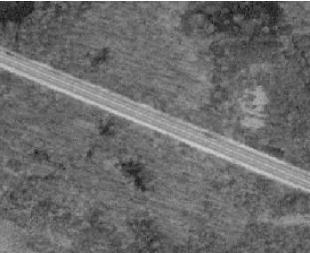
#> input picture Code and data/input data/33.png, 310 x 253 px, found by its file name
$ jupyter execute '22123013_Rishabh yadav_code.ipynb'
#> lines starting #> are read from the running program, lines starting #| are printed output that depends on the picture; after the words box and inside, x2 and y2 are one past the last pixel; in counts of white or black regions, pixels touching at a corner belong together
AUTOMATED ROAD EXTRATION FROM MULTISPECTRAL HIGH RESOLUTION SATELLITE IMAGE

[cell 1]
#Libraries required for this code
import cv2
from google.colab.patches import cv2_imshow
import numpy as np

[cell 2]
# Load the satellite image
satellite_image = cv2.imread('33.png')
#> satellite_image is the input picture: shape (253, 310, 3); min 16, max 255, mean 107.4

# Convert the image to grayscale
gray = cv2.cvtColor(satellite_image, cv2.COLOR_BGR2GRAY)

# Display the grayscale image
cv2_imshow(gray)

[cell 3]
# Apply Gaussian blur to the grayscale image
gray_blur = cv2.GaussianBlur(gray, (7, 7), 0)

# Display the blurred image
cv2_imshow(gray_blur)

# Perform edge detection using Canny
edges = cv2.Canny(gray_blur, 50 , 150)
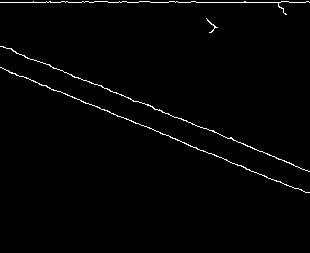
#> edges: shape (253, 310); 1.4% white in thin lines or dots, all inside (x1, y1, x2, y2) = (0, 1, 310, 193)

# Display the edge map
cv2_imshow(edges)

# Threshold the edge map to create a binary image
_, thresh = cv2.threshold(edges, 50, 150, cv2.THRESH_BINARY)

# Display the thresholded binary image
cv2_imshow(thresh)

# Perform morphological closing to fill gaps in the binary image
kernel = cv2.getStructuringElement(cv2.MORPH_ELLIPSE, (7, 7))
closed = cv2.morphologyEx(thresh, cv2.MORPH_CLOSE, kernel)
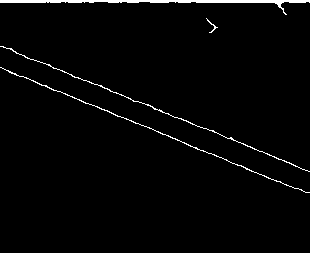
#> closed: shape (253, 310); values 0 (black) and 150 (white), 2.2% white; 4 white regions, box (x1, y1, x2, y2) and area: (0, 0, 310, 15) 897, (0, 46, 310, 172) 387, (0, 67, 310, 193) 387, (206, 18, 218, 33) 32

# Display the morphologically closed image
cv2_imshow(closed)

# Perform thinning on the binary image
thinned = cv2.ximgproc.thinning(closed)
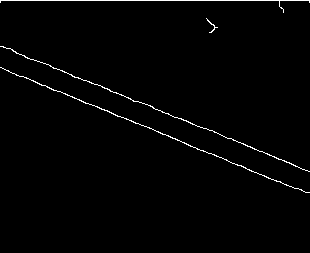
#> thinned: shape (253, 310); 1.4% white in thin lines or dots, all inside (x1, y1, x2, y2) = (0, 0, 310, 193)

# Display the thinned image
cv2_imshow(thinned)

[cell 4]
# Find contours and their hierarchy in the thinned image
contours, hierarchy = cv2.findContours(thinned, cv2.RETR_TREE, cv2.CHAIN_APPROX_SIMPLE)
#> contours = 4 contours, 2 with area under 20; largest, box (x1, y1, x2, y2) and area: (0, 67, 310, 193) 65, (0, 46, 310, 172) 58

# Filter out small contours
filtered_contours = []
for i in range(len(contours)):
    contour = contours[i]
    contour_area = cv2.contourArea(contour)
    # Adjust this threshold as needed
    if contour_area > 1:
        # Check if the contour has a parent contour
        if hierarchy[0][i][3] == -1:
            filtered_contours.append(contour)
#> this loop made 4 passes
#> contour_area on passes 1 to 2: 65, 58
#> after the loop, filtered_contours has the same summary as contours

# Draw the filtered contours on the original image
contour_image = satellite_image.copy()
cv2.drawContours(contour_image, filtered_contours, -1, (0, 0, 0), 3)
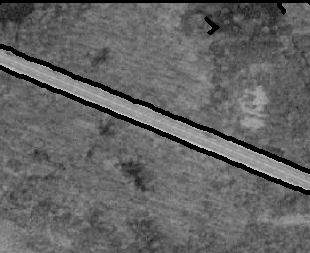
#> contour_image: shape (253, 310, 3); 5.52% of pixels changed, all inside (x1, y1, x2, y2) = (0, 0, 310, 195)

# Display the image with road contours
cv2_imshow(contour_image)

$ run again, with Code and data/input data/29.png copied over Code and data/input data/33.png
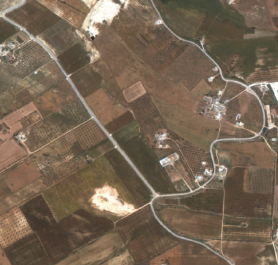
#> input picture Code and data/input data/29.png, 278 x 265 px, found by its file name
#> satellite_image is the input picture: shape (265, 278, 3); mean B, G, R 82.7, 101.3, 118.7
#> `edges = cv2.Canny(gray_blur, 50 , 150)`:
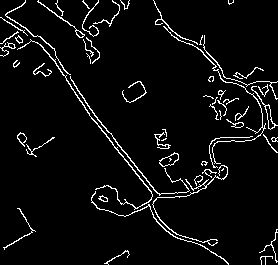
#> edges: shape (265, 278); 5% white in thin lines or dots
#> thresh: shape (265, 278); values 0 (black) and 150 (white), 5% white in thin lines or dots
#> closed: shape (265, 278); values 0 (black) and 150 (white), 10.8% white; 11 white regions, largest, box (x1, y1, x2, y2) and area: (0, 0, 278, 265) 6132, (37, 0, 130, 64) 826, (259, 229, 278, 265) 197
#> thinned: shape (265, 278); 2.8% white in thin lines or dots
#> contours = 18 contours, 7 with area under 20; largest, box (x1, y1, x2, y2) and area: (0, 0, 278, 265) 1335, (92, 185, 136, 217) 710, (17, 31, 33, 45) 138, (37, 0, 130, 61) 133, (261, 229, 278, 265) 126
#> the loop `for i in range(len(contours)):` made 18 passes
#> contour_area on passes 2, 3, 4, 11, 12, 13, 14, 15: 126.5, 113.5, 23, 133, 80.5, 1335, 710.5, 68.5
#> after the loop `for i in range(len(contours)):`: filtered_contours = 8 contours, 4 with area under 20; largest, box (x1, y1, x2, y2) and area: (0, 0, 278, 265) 1335, (37, 0, 130, 61) 133, (261, 229, 278, 265) 126, (4, 208, 35, 248) 23
#> `cv2.drawContours(contour_image, filtered_contours, -1, (0, 0, 0), 3)`:
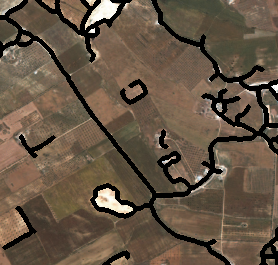
#> contour_image: shape (265, 278, 3); 11.24% of pixels changed, all inside (x1, y1, x2, y2) = (0, 0, 278, 265)

$ run again, with Code and data/input data/30.png copied over Code and data/input data/33.png
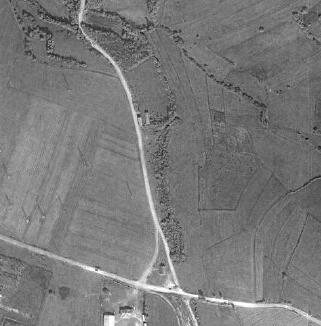
#> input picture Code and data/input data/30.png, 321 x 326 px, found by its file name
#> satellite_image is the input picture: shape (326, 321, 3); min 14, max 255, mean 121.5
#> `edges = cv2.Canny(gray_blur, 50 , 150)`:
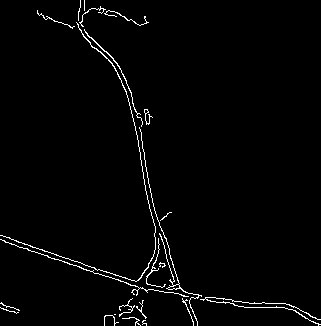
#> edges: shape (326, 321); 2% white in thin lines or dots
#> thresh: shape (326, 321); values 0 (black) and 150 (white), 2% white in thin lines or dots
#> closed: shape (326, 321); values 0 (black) and 150 (white), 4.9% white; 2 white regions, box (x1, y1, x2, y2) and area: (0, 0, 321, 326) 5024, (0, 302, 20, 314) 99
#> thinned: shape (326, 321); 1.1% white in thin lines or dots
#> contours = 7 contours, 1 with area under 20; largest, box (x1, y1, x2, y2) and area: (0, 0, 321, 326) 1336, (145, 263, 175, 289) 592, (153, 246, 169, 266) 210, (125, 307, 145, 326) 192, (133, 276, 149, 289) 122, (134, 116, 146, 129) 96
#> the loop `for i in range(len(contours)):` made 7 passes
#> contour_area on passes 2 to 7: 1335.5, 192.5, 122.5, 591.5, 210.5, 96.5
#> after the loop `for i in range(len(contours)):`: filtered_contours = 2 contours, 1 with area under 20; largest, box (x1, y1, x2, y2) and area: (0, 0, 321, 326) 1336
#> `cv2.drawContours(contour_image, filtered_contours, -1, (0, 0, 0), 3)`:
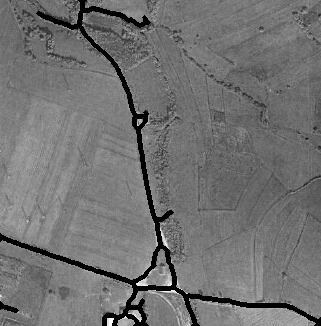
#> contour_image: shape (326, 321, 3); 4.7% of pixels changed, all inside (x1, y1, x2, y2) = (0, 0, 321, 326)
